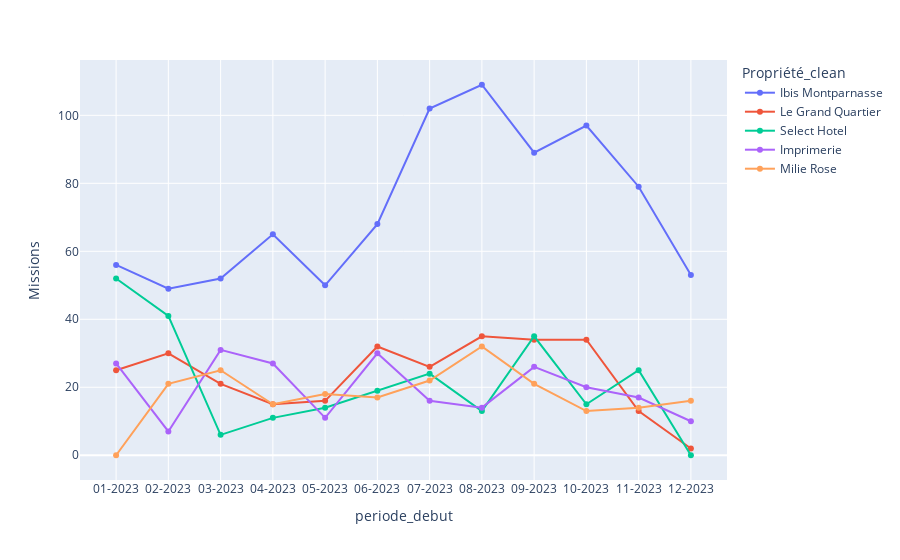

Notebook code for this chart:
### Code cell
top = 5
years = data["date_debut"].dt.year.astype(str).unique()
by_year = data.loc[data["date_debut"].dt.year.astype(str) == years[1], ["Propriété_clean","periode_debut"]]
by_year["count"] = 1
by_year = by_year.pivot_table(index="periode_debut", values="count",columns=['Propriété_clean'], aggfunc="count", fill_value=0)

top_hotels = by_year.sum().sort_values(ascending=False)[:top].index.to_list()
top_by_year = by_year.loc[:,top_hotels]
top_by_year = pd.melt(top_by_year.reset_index(), id_vars="periode_debut", value_name="Missions")

px.line(top_by_year, x="periode_debut", y ="Missions", color="Propriété_clean", markers=True)

### Figure 1 — Plotly figure (JSON) as saved in the notebook; plotly's stock layout.template omitted (floating-point values rounded to 4 significant figures)
{"data": [{"hovertemplate": "Propriété_clean=Ibis Montparnasse<br>periode_debut=%{x}<br>Missions=%{y}<extra></extra>", "legendgroup": "Ibis Montparnasse", "line": {"color": "#636efa", "dash": "solid"}, "marker": {"symbol": "circle"}, "mode": "lines+markers", "name": "Ibis Montparnasse", "orientation": "v", "showlegend": true, "type": "scatter", "x": ["01-2023", "02-2023", "03-2023", "04-2023", "05-2023", "06-2023", "07-2023", "08-2023", "09-2023", "10-2023", "11-2023", "12-2023"], "xaxis": "x", "y": [56, 49, 52, 65, 50, 68, 102, 109, 89, 97, 79, 53], "yaxis": "y"}, {"hovertemplate": "Propriété_clean=Le Grand Quartier<br>periode_debut=%{x}<br>Missions=%{y}<extra></extra>", "legendgroup": "Le Grand Quartier", "line": {"color": "#EF553B", "dash": "solid"}, "marker": {"symbol": "circle"}, "mode": "lines+markers", "name": "Le Grand Quartier", "orientation": "v", "showlegend": true, "type": "scatter", "x": ["01-2023", "02-2023", "03-2023", "04-2023", "05-2023", "06-2023", "07-2023", "08-2023", "09-2023", "10-2023", "11-2023", "12-2023"], "xaxis": "x", "y": [25, 30, 21, 15, 16, 32, 26, 35, 34, 34, 13, 2], "yaxis": "y"}, {"hovertemplate": "Propriété_clean=Select Hotel<br>periode_debut=%{x}<br>Missions=%{y}<extra></extra>", "legendgroup": "Select Hotel", "line": {"color": "#00cc96", "dash": "solid"}, "marker": {"symbol": "circle"}, "mode": "lines+markers", "name": "Select Hotel", "orientation": "v", "showlegend": true, "type": "scatter", "x": ["01-2023", "02-2023", "03-2023", "04-2023", "05-2023", "06-2023", "07-2023", "08-2023", "09-2023", "10-2023", "11-2023", "12-2023"], "xaxis": "x", "y": [52, 41, 6, 11, 14, 19, 24, 13, 35, 15, 25, 0], "yaxis": "y"}, {"hovertemplate": "Propriété_clean=Imprimerie<br>periode_debut=%{x}<br>Missions=%{y}<extra></extra>", "legendgroup": "Imprimerie", "line": {"color": "#ab63fa", "dash": "solid"}, "marker": {"symbol": "circle"}, "mode": "lines+markers", "name": "Imprimerie", "orientation": "v", "showlegend": true, "type": "scatter", "x": ["01-2023", "02-2023", "03-2023", "04-2023", "05-2023", "06-2023", "07-2023", "08-2023", "09-2023", "10-2023", "11-2023", "12-2023"], "xaxis": "x", "y": [27, 7, 31, 27, 11, 30, 16, 14, 26, 20, 17, 10], "yaxis": "y"}, {"hovertemplate": "Propriété_clean=Milie Rose<br>periode_debut=%{x}<br>Missions=%{y}<extra></extra>", "legendgroup": "Milie Rose", "line": {"color": "#FFA15A", "dash": "solid"}, "marker": {"symbol": "circle"}, "mode": "lines+markers", "name": "Milie Rose", "orientation": "v", "showlegend": true, "type": "scatter", "x": ["01-2023", "02-2023", "03-2023", "04-2023", "05-2023", "06-2023", "07-2023", "08-2023", "09-2023", "10-2023", "11-2023", "12-2023"], "xaxis": "x", "y": [0, 21, 25, 15, 18, 17, 22, 32, 21, 13, 14, 16], "yaxis": "y"}], "layout": {"legend": {"title": {"text": "Propriété_clean"}, "tracegroupgap": 0}, "margin": {"t": 60}, "xaxis": {"anchor": "y", "domain": [0, 1], "title": {"text": "periode_debut"}}, "yaxis": {"anchor": "x", "domain": [0, 1], "title": {"text": "Missions"}}}}
